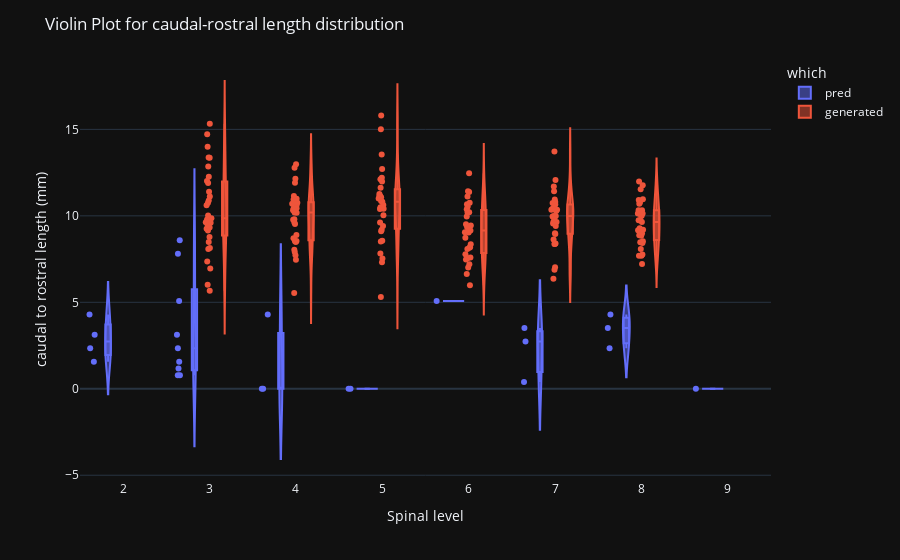

This figure's notebook cell:
### Code cell
levels = ['C3', 'C4', 'C5', 'C6', 'C7', 'C8']
level_data = {
    'C3': {'mean': 10.5, 'std': 2.2},
    'C4': {'mean': 9.9, 'std': 1.3},
    'C5': {'mean': 10.5, 'std': 1.5},
    'C6': {'mean': 9.7, 'std': 1.6},
    'C7': {'mean': 9.4, 'std': 1.4},
    'C8': {'mean': 9.6, 'std': 1.4},
}

# Create a DataFrame to hold the data
data = clean.copy()

# Generate 20 subjects for each level
for i, level in enumerate(levels):
    mean = level_data[level]['mean']
    std = level_data[level]['std']
    subject_data = np.random.normal(loc=mean, scale=std, size=31)
    data = pd.concat([data, pd.DataFrame({'level': i+3, 'height': subject_data, 'spinal_start':0, 'spinal_end':1, 'vertebrae_start':0, 'vertebrae_end':1, 'which': 'generated', 'sub_name': 'generated_XX', 'z_scores':0})], ignore_index=True)

display(data)
# Create the violin plot with plotly.express
fig = px.violin(data, y="height", x="level", color="which", box=True, points="all",
          hover_data=["sub_name","which"])

fig.update_layout(title='Violin Plot for caudal-rostral length distribution',
                  xaxis=dict(title='Spinal level'),
                  yaxis=dict(title='caudal to rostral length (mm)'))
fig.show()

### Figure 1 — Plotly figure (JSON) as saved in the notebook; plotly's stock layout.template omitted (floating-point values rounded to 4 significant figures; data arrays with more than 128 entries replaced by an {"elided": "..."} marker saying what was removed)
{"data": [{"alignmentgroup": "True", "box": {"visible": true}, "customdata": {"elided": "138x2 str values"}, "hovertemplate": "which=%{customdata[1]}<br>level=%{x}<br>height=%{y}<br>sub_name=%{customdata[0]}<extra></extra>", "legendgroup": "pred", "marker": {"color": "#636efa"}, "name": "pred", "offsetgroup": "pred", "orientation": "v", "points": "all", "scalegroup": "True", "showlegend": true, "x": {"elided": "138 int values"}, "x0": " ", "xaxis": "x", "y": {"elided": "138 float values"}, "y0": " ", "yaxis": "y", "type": "violin"}, {"alignmentgroup": "True", "box": {"visible": true}, "customdata": {"elided": "186x2 str values"}, "hovertemplate": "which=%{customdata[1]}<br>level=%{x}<br>height=%{y}<br>sub_name=%{customdata[0]}<extra></extra>", "legendgroup": "generated", "marker": {"color": "#EF553B"}, "name": "generated", "offsetgroup": "generated", "orientation": "v", "points": "all", "scalegroup": "True", "showlegend": true, "x": {"elided": "186 int values"}, "x0": " ", "xaxis": "x", "y": {"elided": "186 float values"}, "y0": " ", "yaxis": "y", "type": "violin"}], "layout": {"xaxis": {"anchor": "y", "domain": [0.0, 1.0], "title": {"text": "Spinal level"}}, "yaxis": {"anchor": "x", "domain": [0.0, 1.0], "title": {"text": "caudal to rostral length (mm)"}}, "legend": {"title": {"text": "which"}, "tracegroupgap": 0}, "margin": {"t": 60}, "violinmode": "group", "title": {"text": "Violin Plot for caudal-rostral length distribution"}}}
